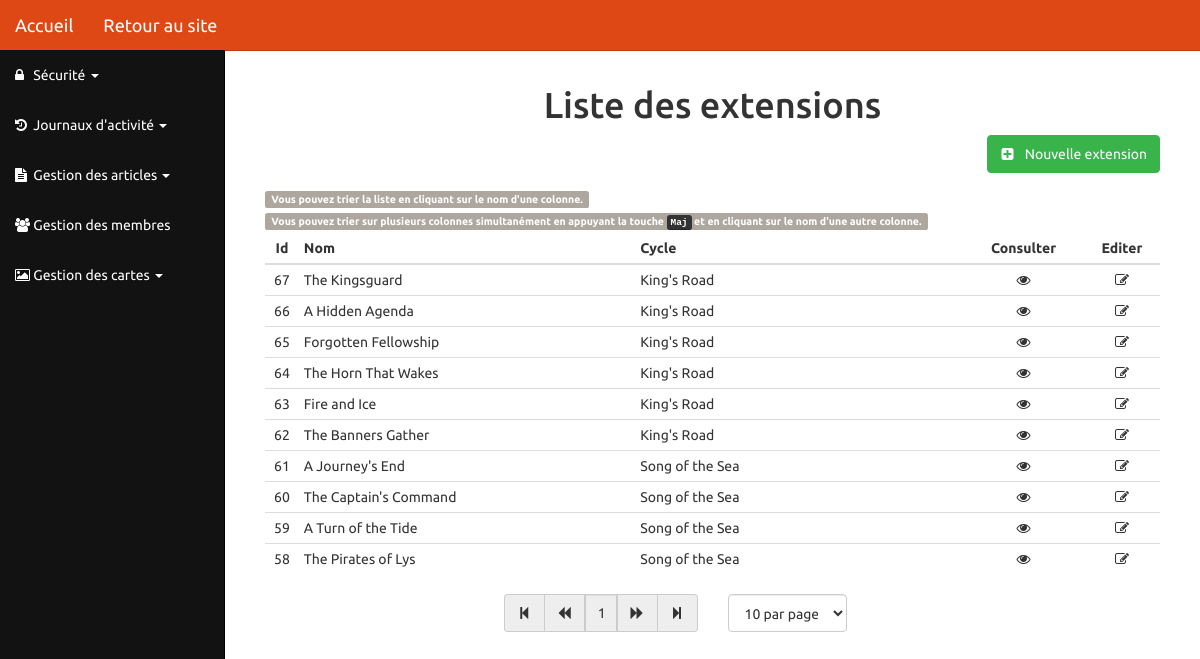
The page /php/backend/gestionExtensions.php on the database its author committed.
### tables this page shows
CREATE TABLE IF NOT EXISTS `carte_extension` (
  `ExtensionID` int(11) NOT NULL AUTO_INCREMENT,
  `ExtensionNom` varchar(100) NOT NULL,
  `Cycle` int(11) NOT NULL,
  PRIMARY KEY (`ExtensionID`),
  KEY `fk_cycle` (`Cycle`)
);

CREATE TABLE IF NOT EXISTS `carte_cycle` (
  `CycleID` int(11) NOT NULL AUTO_INCREMENT,
  `CycleNom` varchar(100) NOT NULL,
  PRIMARY KEY (`CycleID`)
);

### php/backend/gestionExtensions.php (the view, shortened to what this page needs)
			<?php
				include_once '../../Layouts/admin/menuAdmin.php';
			?>
			<div id="page-wrapper">
				<div id="formGestion">
					<div class="col-lg-12 col-md-12 col-sm-12">
						<h1 class="text-center">Liste des extensions</h1>
					</div>
					<div class="col-lg-12 col-md-12 col-sm-12 boutonNew">
						<button onclick="cacherAfficherForm();" class="btn btn-success pull-right">
							<span class="fa fa-plus-square"></span>
							&nbsp;&nbsp;Nouvelle extension
						</button>
					</div>
					<div class="col-lg-12 col-md-12 col-sm-12">
						<label class="label label-default">
							Vous pouvez trier la liste en cliquant sur le nom d'une colonne.
						</label>
					</div>
					<div class="col-lg-12 col-md-12 col-sm-12">
						<label class="label label-default">
							Vous pouvez trier sur plusieurs colonnes simultanément en appuyant la touche <kbd>Maj</kbd> et en cliquant sur le nom d'une autre colonne.
						</label>
					</div>
					<div class="col-lg-12 col-md-12 col-sm-12">
						<div class="table-responsive">
							<table id="listeExtensions" class="table table-condensed table-hover tablesorter">
								<thead>
									<tr>
										<th class='text-center header'>Id</th>
										<th>Nom</th>
										<th>Cycle</th>
										<th class='text-center'>Consulter</th>
										<th class='text-center'>Editer</th>
									</tr>
								</thead>
								<tbody>
									<?php
										$db = connectDB();
										$queryExtensions = "	SELECT ExtensionID, ExtensionNom, CycleNom
																FROM carte_extension ca
																INNER JOIN carte_cycle cy ON ca.Cycle = cy.CycleID
																ORDER BY ExtensionID desc;";
										$resultExtensions = $db->query($queryExtensions);
										$extensions = $resultExtensions->fetchAll();
										foreach($extensions as $cle => $extension) {
											$id = $extension['ExtensionID'];
											$nom = $extension['ExtensionNom'];
											$cycle = $extension['CycleNom'];
											echo "
												<tr>
													<td class='text-center'>$id</td>
													<td>$nom</td>
													<td>$cycle</td>
													<td class='text-center'><a href='../frontend/extension.php?id=$id'><span class='fa fa-eye'></a></span></td>
													<td class='text-center'><a href='gestionExtensions/init_extension.php?id=$id'><span class='fa fa-edit'></a></span></td>
												</tr>
											";
										}
									?>
								</tbody>
							</table>
							<div id="pager" class="pager">
								<div class="col-lg-3 col-md-3 col-sm-2"></div>
								<div class="col-lg-3 col-md-4 col-sm-5">
									<div class="input-group">
										<span class="input-group-addon first"><span class="fa fa-step-backward"></span></span>
										<span class="input-group-addon prev"><span class="fa fa-backward"></span></span>
										<input type="text" class="form-control text-center pagedisplay" disabled/>
										<span class="input-group-addon next"><span class="fa fa-forward"></span></span>
										<span class="input-group-addon last"><span class="fa fa-step-forward"></span></span>
									</div>
								</div>
								<div class="col-lg-2 col-md-2 col-sm-2">
									<select class="form-control pagesize">
										<option value="10">10 par page</option>
									</select>
								</div>
							</div>
						</div>
					</div>
				</div>
			</div>
		</div>
	</body>
</html>

### webroot/css/sb-admin.css (style rules this page uses)
body { margin-top: 50px; }
#page-wrapper { width: 100%; padding: 5px 15px; }
table.tablesorter thead { cursor: pointer; }
@media (min-width:768px) { #page-wrapper { padding: 15px 25px; } }
@media (min-width:768px) { .fa { width: 15px !important; } }

### webroot/css/formAjoutCarte.css (style rules this page uses)
#formGestion a { color: #333333; }
#formGestion .label-default { line-height: 2; }
#formGestion fieldset.fieldsetNewTraits, #formGestion .boutonNew { margin-bottom: 15px; padding-bottom: 0px; }

### rows shown on the page
carte_extension: ExtensionID "67", ExtensionNom "The Kingsguard", Cycle.CycleNom "King's Road"
carte_extension: ExtensionID "66", ExtensionNom "A Hidden Agenda", Cycle.CycleNom "King's Road"
carte_extension: ExtensionID "65", ExtensionNom "Forgotten Fellowship", Cycle.CycleNom "King's Road"
carte_extension: ExtensionID "64", ExtensionNom "The Horn That Wakes", Cycle.CycleNom "King's Road"
carte_extension: ExtensionID "63", ExtensionNom "Fire and Ice", Cycle.CycleNom "King's Road"
carte_extension: ExtensionID "62", ExtensionNom "The Banners Gather", Cycle.CycleNom "King's Road"
carte_extension: ExtensionID "61", ExtensionNom "A Journey's End", Cycle.CycleNom "Song of the Sea"
carte_extension: ExtensionID "60", ExtensionNom "The Captain's Command", Cycle.CycleNom "Song of the Sea"
carte_extension: ExtensionID "59", ExtensionNom "A Turn of the Tide", Cycle.CycleNom "Song of the Sea"
carte_extension: ExtensionID "58", ExtensionNom "The Pirates of Lys", Cycle.CycleNom "Song of the Sea"
